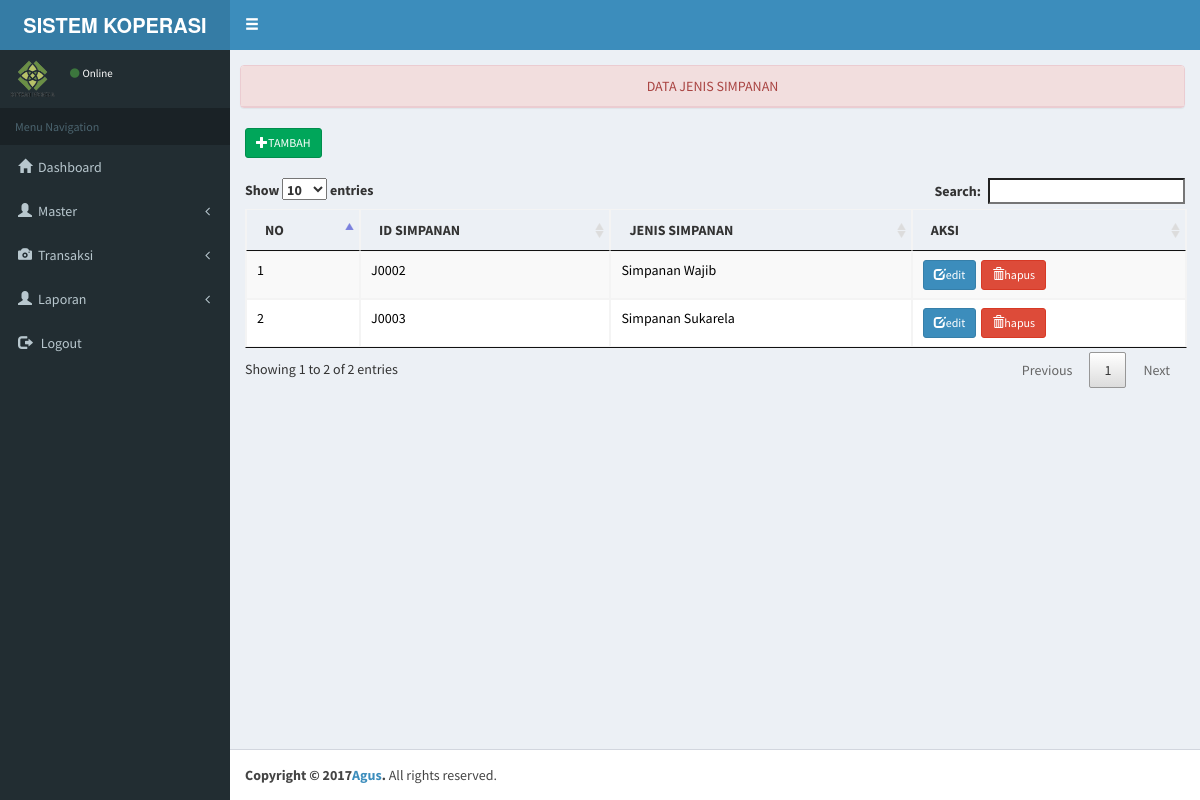
Screenshot of /media.php?modul=jenis&act=list with the database file from the repository.
### tables this page shows
CREATE TABLE `jenis_simpan` (
  `id_jenis` char(5) NOT NULL,
  `jenis_simpanan` varchar(50) NOT NULL,
  `jumlah` int(11) NOT NULL,
  PRIMARY KEY (`id_jenis`)
);

### modul/jenis/list.php (the view, shortened to what this page needs)
<script type="text/javascript" language="JavaScript">
 function konfirmasi()
 {
 tanya = confirm("Anda Yakin Akan Menghapus Data ?");
 if (tanya == true)
  return true;
 else return false;
 }
 </script>
    <div class="btn-toolbar">
    <center><div class="panel panel-danger">
  <div class="panel-heading">DATA JENIS SIMPANAN</div></div></center>
           <a href='media.php?modul=jenis&act=tambah' class='btn btn-success btn-sm'>
            <span class='glyphicon glyphicon-plus' aria-hidden='true'></span>TAMBAH</a>
        </div>
 <table id='dataTables' class="table table-striped table-bordered data">
    <thead>
        <tr>
            <th>NO</th>
            <th>ID SIMPANAN</th>
            <th>JENIS SIMPANAN</th>
            <th>AKSI</th>
        </tr>
    </thead>
    <tbody>
    <?php
    $no=1;
$sql = mysqli_query($koneksi,"SELECT * FROM jenis_simpan");
    while($r = mysqli_fetch_array($sql))
    {
        echo "<tr>"
        . "<td>$no</td>"
        . "<td>$r[id_jenis]</td>"
        . "<td>$r[jenis_simpanan]"
        ."<td><div class='btn-toolbar'><a href='media.php?modul=jenis&act=edit&id_jenis=$r[id_jenis]' class='btn btn-primary btn-sm'>
            <span class='glyphicon glyphicon-edit' aria-hidden='true'></span>edit</a>"
        ."<a onclick='return konfirmasi()'href='cek_login.php?modul=jenis&act=delete&id_jenis=$r[id_jenis]' class='btn btn-danger btn-sm'>
            <span class='glyphicon glyphicon-trash' aria-hidden='true'></span>hapus</a></div></td></tr>";
    $no++;
    }
?>
    </table>

### rows the page displays
jenis_simpan: id_jenis "J0002", jenis_simpanan "Simpanan Wajib"
jenis_simpan: id_jenis "J0003", jenis_simpanan "Simpanan Sukarela"
